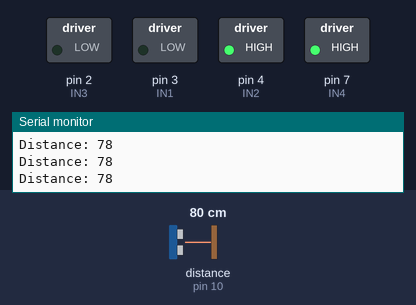
This sketch was run on a simulated Arduino Uno, built with avr-gcc and run on an emulated ATmega328P. On the bench: switched loads named in the sketch (green lamp = pin HIGH), the last lines printed to the serial monitor. Wiring (inferred from the names in the program): ultrasonic range finder: trigger pin 9; echo pin 10. Inputs (shaded band) come from the test bench; at power-on: distance to the obstacle (sensor on pin 10) 80 cm. The echo pulse lasts 58.3 µs per cm; pins used as bus, display or sensor lines are not drawn.

Above: at 1.2 s.
1.3 s: distance to the obstacle (sensor on pin 10) set to 34 cm
4.3 s: distance to the obstacle (sensor on pin 10) set to 27 cm
At 4.7 s:
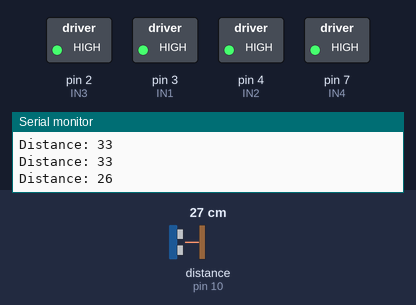
7.3 s: distance to the obstacle (sensor on pin 10) set to 35 cm
At 8.3 s:
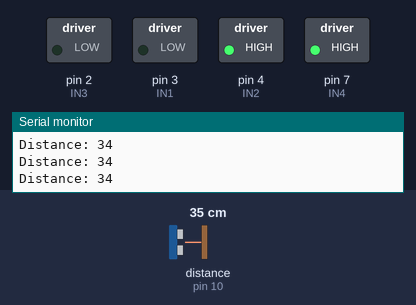
8.8 s: distance to the obstacle (sensor on pin 10) set to 2 cm
At 11.6 s:
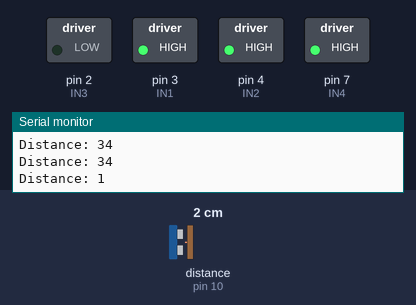
Timing chart, 0 to 12.8 s (numbered marks = the images above; inputs shaded):
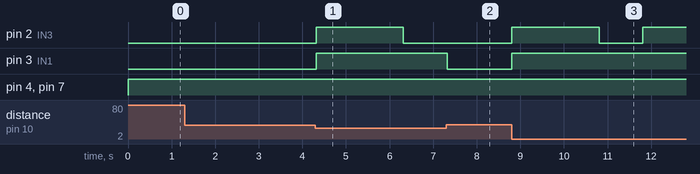

The sketch:

OG_CAR.ino
```cpp
//https://forum.arduino.cc/t/fire-car-with-obstacle-avoidance/927635/8


// L298 pins
//const int ENa = 5;
//const int ENb = 6;
const int IN1 = 3;
const int IN2 = 4;
const int IN3 = 2;
const int IN4 = 7;
//Ultra sonic sensor'
const int trigPin = 9;
const int echoPin = 10;
long duration;
int distance;

void setup() {
  // put your setup code here, to run once:
//Ultra sonic setup
pinMode(trigPin, OUTPUT); // Sets the trigPin as an Output
pinMode(echoPin, INPUT); // Sets the echoPin as an Input


  Serial.begin(9600);

  // pinMode(ENa, OUTPUT);
  // pinMode(ENb, OUTPUT);
  pinMode(IN1, OUTPUT);
  pinMode(IN2, OUTPUT);
  pinMode(IN3, OUTPUT);
  pinMode(IN4, OUTPUT);
  //set the pwm duty cycle for the Enable pin
  // analogWrite(ENa ,MAX_SPEED);
  // analogWrite(ENb , MAX_SPEED);
//STOP
digitalWrite(IN1 , LOW);
digitalWrite(IN2 , LOW);
digitalWrite(IN3 , LOW);
digitalWrite(IN4 , LOW);
}
void loop() {
Serial.print("Distance: ");
distance=ultrasonic_distance();
Serial.println(distance);
if (distance < 30){
move_stop();
delay(2000);
turn_right();
}
else {
move_forward();
}
  /*
 move_stop();
  delay(3000);

  //move forward
  move_forward();
  delay(5000);

  //stop
  move_stop();
  delay(3000);

// turn right
turn_right();
delay(100);
// move forward
move_forward();
delay(5000);

/*
// turn left
turn_left();
delay(100);
// move forward
move_forward();
delay(5000);


// stop
move_stop();
delay(3000);
// reverse
move_backward();
 delay(5000);

 //Stop
 move_stop();
delay(3000);
*/
  }

  // FUnctions
    void move_backward() {
    digitalWrite(IN1 , HIGH);
    digitalWrite(IN2 , LOW);
    digitalWrite(IN3 , HIGH);
    digitalWrite(IN4 , LOW);
  }
  void move_forward() {
    digitalWrite(IN1 , LOW);
    digitalWrite(IN2 , HIGH);
    digitalWrite(IN3 , LOW);
    digitalWrite(IN4 , HIGH);
  }

  void move_stop() {
    digitalWrite(IN1 , HIGH);
    digitalWrite(IN2 , HIGH);
    digitalWrite(IN3 , HIGH);
    digitalWrite(IN4 , HIGH);
  }

  void turn_left() {
    digitalWrite(IN1 , HIGH);
    digitalWrite(IN2 , HIGH);
    digitalWrite(IN3 , HIGH);
    digitalWrite(IN4 , LOW);
    delay(1000);
  }

  void turn_right() {
    digitalWrite(IN1 , HIGH);
    digitalWrite(IN2 , HIGH);
    digitalWrite(IN3 , LOW);
    digitalWrite(IN4 , HIGH);
    delay(1000);
  }
  int ultrasonic_distance(){

  digitalWrite(trigPin, LOW);
  delayMicroseconds(2);
  // Sets the trigPin on HIGH state for 10 micro seconds
  digitalWrite(trigPin, HIGH);
  delayMicroseconds(10);
  digitalWrite(trigPin, LOW);
  // Reads the echoPin, returns the sound wave travel time in microseconds
  duration = pulseIn(echoPin, HIGH);
  // Calculating the distance
  distance = duration * 0.034 / 2;
  // Prints the distance on the Serial Monitor

  return distance;
  }
  
```

Measured:
- the behaviour switches between 31 and 30 cm on distance to the obstacle (sensor on pin 10) (found by bisection; images 0 and 1)
- after the input at 4.3 s, pin 2 (IN3): LOW → HIGH at once, → LOW 2.0 s later; pin 3 (IN1): LOW → HIGH at once
- after the input at 7.3 s, pin 2 (IN3): stays LOW (without the input it goes to HIGH after 0.02 s); pin 3 (IN1): HIGH → LOW at once
- after the input at 8.8 s, pin 2 (IN3): LOW → HIGH at once, → LOW 2.0 s later, → HIGH 1.0 s later; pin 3 (IN1): LOW → HIGH at once
